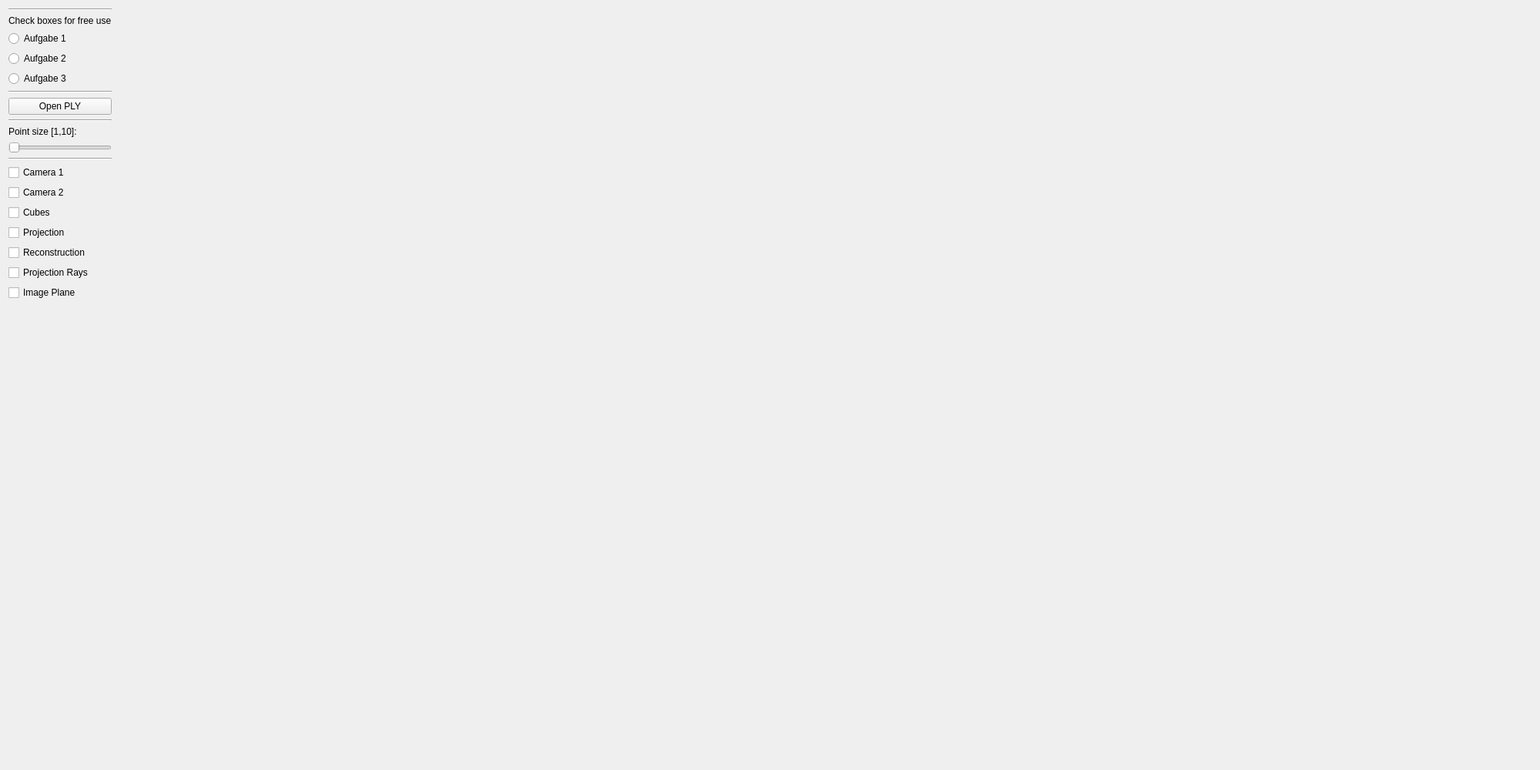
<?xml version="1.0" encoding="UTF-8"?>
<ui version="4.0">
 <class>MainWindowClass</class>
 <widget class="QMainWindow" name="MainWindowClass">
  <property name="geometry">
   <rect>
    <x>0</x>
    <y>0</y>
    <width>2000</width>
    <height>1000</height>
   </rect>
  </property>
  <property name="windowTitle">
   <string>3d computer graphics: 1. exercise</string>
  </property>
  <property name="locale">
   <locale language="German" country="Germany"/>
  </property>
  <widget class="QWidget" name="centralWidget">
   <layout class="QHBoxLayout" name="horizontalLayout_2">
    <item>
     <layout class="QVBoxLayout" name="verticalLayout">
      <item>
       <widget class="Line" name="line_2">
        <property name="lineWidth">
         <number>1</number>
        </property>
        <property name="orientation">
         <enum>Qt::Horizontal</enum>
        </property>
       </widget>
      </item>
      <item>
       <widget class="QLabel" name="label">
        <property name="text">
         <string>Check boxes for free use</string>
        </property>
       </widget>
      </item>
      <item>
       <widget class="QRadioButton" name="radioButton_1">
        <property name="toolTip">
         <string>&lt;html&gt;&lt;head/&gt;&lt;body&gt;&lt;p&gt;&lt;span style=&quot; font-weight:600;&quot;&gt;R.A. Jarvis (1973):&lt;/span&gt; On the identification of the convex hull of a finite set of points in the plane. Information Processing Letters 2: 18–21. &lt;/p&gt;&lt;/body&gt;&lt;/html&gt;</string>
        </property>
        <property name="text">
         <string>Aufgabe 1</string>
        </property>
       </widget>
      </item>
      <item>
       <widget class="QRadioButton" name="radioButton_2">
        <property name="toolTip">
         <string>&lt;html&gt;&lt;head/&gt;&lt;body&gt;&lt;p&gt;&lt;span style=&quot; font-weight:600;&quot;&gt;R. Graham (1972):&lt;/span&gt; An Efficient Algorithm for Determining the Convex Hull of a Finite Planar Set, Info. Proc. Letters 1, 132-133.&lt;/p&gt;&lt;/body&gt;&lt;/html&gt;</string>
        </property>
        <property name="text">
         <string>Aufgabe 2</string>
        </property>
       </widget>
      </item>
      <item>
       <widget class="QRadioButton" name="radioButton">
        <property name="text">
         <string>Aufgabe 3</string>
        </property>
       </widget>
      </item>
      <item>
       <widget class="Line" name="line_3">
        <property name="lineWidth">
         <number>1</number>
        </property>
        <property name="orientation">
         <enum>Qt::Horizontal</enum>
        </property>
       </widget>
      </item>
      <item>
       <widget class="QPushButton" name="pushButton">
        <property name="text">
         <string>Open PLY</string>
        </property>
       </widget>
      </item>
      <item>
       <widget class="Line" name="line">
        <property name="orientation">
         <enum>Qt::Horizontal</enum>
        </property>
       </widget>
      </item>
      <item>
       <widget class="QLabel" name="label_2">
        <property name="text">
         <string>Point size [1,10]:</string>
        </property>
       </widget>
      </item>
      <item>
       <widget class="QSlider" name="horizontalSlider">
        <property name="sizePolicy">
         <sizepolicy hsizetype="Preferred" vsizetype="Preferred">
          <horstretch>0</horstretch>
          <verstretch>0</verstretch>
         </sizepolicy>
        </property>
        <property name="autoFillBackground">
         <bool>false</bool>
        </property>
        <property name="minimum">
         <number>1</number>
        </property>
        <property name="maximum">
         <number>10</number>
        </property>
        <property name="sliderPosition">
         <number>1</number>
        </property>
        <property name="orientation">
         <enum>Qt::Horizontal</enum>
        </property>
       </widget>
      </item>
      <item>
       <widget class="Line" name="line_4">
        <property name="orientation">
         <enum>Qt::Horizontal</enum>
        </property>
       </widget>
      </item>
      <item>
       <widget class="QCheckBox" name="checkBox">
        <property name="text">
         <string>Camera 1</string>
        </property>
       </widget>
      </item>
      <item>
       <widget class="QCheckBox" name="checkBox_2">
        <property name="text">
         <string>Camera 2</string>
        </property>
       </widget>
      </item>
      <item>
       <widget class="QCheckBox" name="checkBox_3">
        <property name="text">
         <string>Cubes</string>
        </property>
       </widget>
      </item>
      <item>
       <widget class="QCheckBox" name="checkBox_4">
        <property name="text">
         <string>Projection</string>
        </property>
       </widget>
      </item>
      <item>
       <widget class="QCheckBox" name="checkBox_5">
        <property name="text">
         <string>Reconstruction</string>
        </property>
       </widget>
      </item>
      <item>
       <widget class="QCheckBox" name="checkBox_6">
        <property name="text">
         <string>Projection Rays</string>
        </property>
       </widget>
      </item>
      <item>
       <widget class="QCheckBox" name="checkBox_7">
        <property name="text">
         <string>Image Plane</string>
        </property>
       </widget>
      </item>
      <item>
       <spacer name="verticalSpacer">
        <property name="orientation">
         <enum>Qt::Vertical</enum>
        </property>
        <property name="sizeHint" stdset="0">
         <size>
          <width>20</width>
          <height>40</height>
         </size>
        </property>
       </spacer>
      </item>
     </layout>
    </item>
    <item>
     <widget class="GLWidget" name="glwidget" native="true">
      <property name="sizePolicy">
       <sizepolicy hsizetype="Expanding" vsizetype="Preferred">
        <horstretch>0</horstretch>
        <verstretch>0</verstretch>
       </sizepolicy>
      </property>
      <layout class="QHBoxLayout" name="horizontalLayout"/>
     </widget>
    </item>
   </layout>
  </widget>
 </widget>
 <layoutdefault spacing="6" margin="11"/>
 <customwidgets>
  <customwidget>
   <class>GLWidget</class>
   <extends>QWidget</extends>
   <header>glwidget.h</header>
   <container>1</container>
  </customwidget>
 </customwidgets>
 <resources/>
 <connections/>
</ui>
